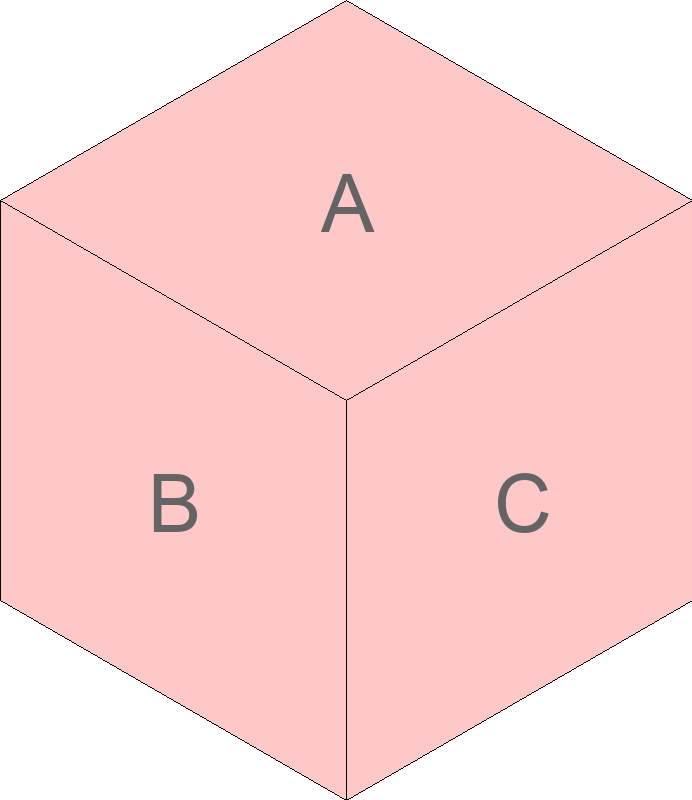
#> input picture sample/1.png, 692 x 800 px
$ python flexagon.py sample/1.png sample/2.png sample/2.png sample/2.png sample/2.png
#> lines starting #> are read from the running program, lines starting #| are printed output that depends on the picture; after the words box and inside, x2 and y2 are one past the last pixel; in counts of white or black regions, pixels touching at a corner belong together
#!/usr/bin/env python
###############################################################################
# Simple PIL-based flexagon generator
#
# For the time being, it creates only 3D trihexaflexagons.
#
# Daniel Prokesch <daniel.prokesch@gmail.com>
###############################################################################
"""USAGE: {} image1 image2 image3 image4 output"""
from __future__ import print_function

import sys
from math import sin, cos, pi, sqrt

from PIL import Image, ImageDraw


def crop_size(img, height_to_width):
    """Crop the image to have the appropriate ratio for a flexagon."""
    width, height = img.size
    # could use fit, with the assumption that the height will be sufficient
    #   return ImageOps.fit(img, (width, int(width * sqrt3_2)))
    # better make a case distinction
    if height > (width * height_to_width):
        new_height = int(width * height_to_width)
        diff_2 = (height - new_height) / 2
        # left, upper, right, lower
        box = (0, diff_2, width, diff_2 + new_height)
    else:
        new_width = int(height / height_to_width)
        diff_2 = (width - new_width) / 2
        # left, upper, right, lower
        box = (diff_2, 0, diff_2 + new_width, height)
    return img.crop(box)


def rot_scale_trans(center, scale_x_ratio, angle, new_center):
    """Return an array for PIL's affine transform.

    It describes a rotation of angle degrees around center, followed by a
    scale, followed by a translation to new_center.

    According to PIL's documentation,
    'For each pixel (x, y) in the output image, the new value is taken from a
    position (a x + b y + c, d x + e y + f) in the input image, rounded to
    nearest pixel.'
    As result, the matrix is not an object transform matrix but an axis
    transform matrix (inverse of the former).
    """
    rho = angle * pi / 180.0
    cosine, sine = cos(rho), sin(rho)
    cx, cy = center
    nx, ny = new_center
    sw = scale_x_ratio
    # This matrix is computed as this: https://goo.gl/fcgF56
    return [cosine / sw, sine, cx - nx * cosine / sw - ny * sine,
            -sine / sw, cosine, cy + nx * sine / sw - ny * cosine]


def xform(mat, pt):
    """Apply the transformation of mat to a point pt.

    The transform in mat is described by a 6-element tuple, as returned by
    rot_trans.
    """
    x, y = pt
    return (x * mat[0] + y * mat[1] + mat[2],
            x * mat[3] + y * mat[4] + mat[5])


def xform_arr(mat, arr):
    """Apply the transformation of mat to a sequence arr of points."""
    return [xform(mat, pt) for pt in arr]


###############################################################################

def main(input_files, output_file):
    # The flexagon is composed of small equilateral triangles.
    height_to_width = 2.0 / sqrt(3)

    images = [crop_size(Image.open(fn), height_to_width) for fn in input_files]
#> in crop_size, `width, height = img.size`: width = 692; height = 800
#> in crop_size, `new_height = int(width * height_to_width)`: new_height = 799
#> in crop_size, `diff_2 = (height - new_height) / 2`: diff_2 = 0.5
#> in crop_size, `box = (0, diff_2, width, diff_2 + new_height)`: box = (0, 0.5, 692, 799.5)
#> in crop_size, returned value is the input picture: PIL image 692x800 RGB; mean R, G, B 252.7, 212, 212
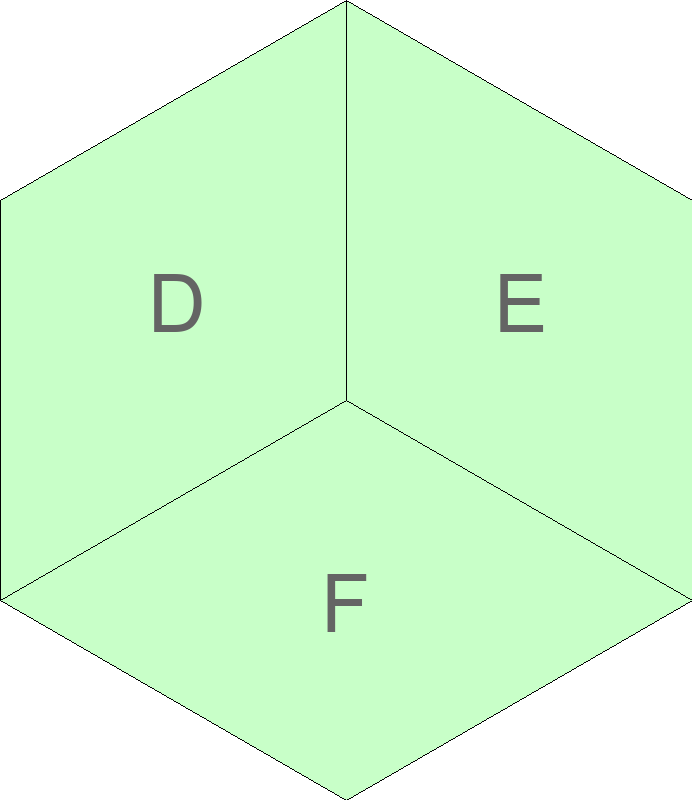
#> input picture sample/2.png, 692 x 800 px
#> in crop_size, returned value is the input picture: PIL image 692x800 RGB; mean R, G, B 212.1, 252.8, 212.1
#> images = 4 items
    common_size = min(img.size for img in images)
#> common_size = (692, 800)
    scale_all = 0.3
    if scale_all != 1:
        common_size = (common_size[0] * scale_all, common_size[1] * scale_all)
#> common_size = (207.6, 240)
    img_center = (common_size[0] / 2, common_size[1] / 2)
#> img_center = (103.8, 120)
    for img in images:
        img.thumbnail(common_size)
#> this loop made 4 passes

    in_triangle_height, in_triangle_width = map(lambda x: x / 2, common_size)
#> in_triangle_height = 103.8; in_triangle_width = 120
    out_triangle_width = in_triangle_width
#> out_triangle_width = 120
    scale_height_ratio = 2 / sqrt(3)
    out_triangle_height = in_triangle_height * scale_height_ratio
#> out_triangle_height = 119.9
    # add additional 1-pixel for line drawing
    flexagon = Image.new("RGB", (int(7 * out_triangle_height), int(2.5 * out_triangle_width) + 1), color=(255, 255, 255))
#> flexagon: PIL image 839x301 RGB; every value is 255

    def paste_and_mask(img, angle_degree, new_center, poly_base):
        """Get a patch from img and paste it to the flexagon."""
        mat = rot_scale_trans(center=img_center, angle=angle_degree, new_center=new_center,
                              scale_x_ratio=scale_height_ratio)
        patch = img.transform(flexagon.size, Image.AFFINE, mat)
        mask = Image.new("1", flexagon.size)
        # The mask polygon is only translated. As rot_trans describes an axis
        # transformation, we specify the translation as center.
        mask_trans = rot_scale_trans(new_center, 1, 0, (0, 0))
        poly_box = xform_arr(mask_trans, poly_base)
        ImageDraw.Draw(mask).polygon(poly_box, fill=1)
        flexagon.paste(patch, (0, 0), mask)
        ImageDraw.Draw(flexagon).polygon(poly_box, outline=(0, 0, 0))

    diamond_mask = [(0, 0), (-out_triangle_width / 2, out_triangle_height), (-out_triangle_width, 0),
                    (-out_triangle_width / 2, -out_triangle_height)]
#> diamond_mask = [(0, 0), (-60, 119.9), (-120, 0), (-60, -119.9)]
    diamond_mask = [(0, -out_triangle_width), (out_triangle_height, -out_triangle_width / 2),
                    (0, 0), (-out_triangle_height, -out_triangle_width / 2)]
#> diamond_mask = [(0, -120), (119.9, -60), (0, 0), (-119.9, -60)]

    def draw_img(img, alpha_offset, offset_width, offset_height):
        paste_and_mask(img, alpha_offset + 120,
                       (offset_height * out_triangle_height, offset_width * out_triangle_width),
                       diamond_mask)
        paste_and_mask(img, alpha_offset, ((offset_height + 2) * out_triangle_height,
                                           offset_width * out_triangle_width), diamond_mask)
        paste_and_mask(img, alpha_offset - 120, ((offset_height + 4) * out_triangle_height,
                                                 offset_width * out_triangle_width), diamond_mask)

    draw_img(images[0], 0, 1.0, 2)
#> in rot_scale_trans, `cx, cy = center`: cx = 103.8; cy = 120
#> in paste_and_mask, `mat = rot_scale_trans(center=img_center, angle=angle_degree, new_cente..`: mat = [-0.433, 0.866, 103.7, -0.75, -0.5, 359.8]
#> in paste_and_mask, `mask = Image.new("1", flexagon.size)`: mask: PIL image 839x301 1; every value is 0
#> in paste_and_mask, `poly_box = xform_arr(mask_trans, poly_base)`: poly_box = [(239.7, 0), (359.6, 60), (239.7, 120), (119.9, 60)]
#> in paste_and_mask, `ImageDraw.Draw(mask).polygon(poly_box, fill=1)`:
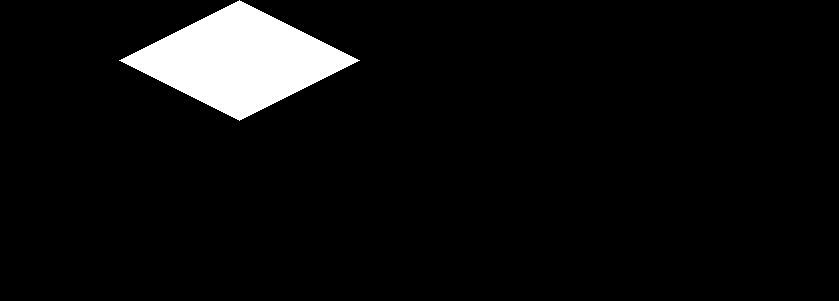
#> mask: PIL image 839x301 1; 5.8% white; 1 white region, box (x1, y1, x2, y2) and area: (119, 0, 360, 121) 14521
#> in paste_and_mask (call 2), `ImageDraw.Draw(mask).polygon(poly_box, fill=1)`: mask: PIL image 839x301 1; 5.8% white; 1 white region, box (x1, y1, x2, y2) and area: (359, 0, 600, 121) 14521
#> in paste_and_mask (call 3), `ImageDraw.Draw(mask).polygon(poly_box, fill=1)`: mask: PIL image 839x301 1; 5.7% white; 1 white region, box (x1, y1, x2, y2) and area: (599, 0, 839, 121) 14520
    draw_img(images[1], 60, 1.5, 1)
#> in paste_and_mask (call 4), `ImageDraw.Draw(mask).polygon(poly_box, fill=1)`: mask: PIL image 839x301 1; 5.7% white; 1 white region, box (x1, y1, x2, y2) and area: (0, 60, 240, 181) 14460
#> in paste_and_mask (call 5), `ImageDraw.Draw(mask).polygon(poly_box, fill=1)`: mask: PIL image 839x301 1; 5.8% white; 1 white region, box (x1, y1, x2, y2) and area: (239, 60, 480, 181) 14521
#> in paste_and_mask (call 6), `ImageDraw.Draw(mask).polygon(poly_box, fill=1)`: mask: PIL image 839x301 1; 5.8% white; 1 white region, box (x1, y1, x2, y2) and area: (479, 60, 720, 181) 14521
    draw_img(images[2], 0, 2.0, 2)
#> in paste_and_mask (call 7), `ImageDraw.Draw(mask).polygon(poly_box, fill=1)`: mask: PIL image 839x301 1; 5.8% white; 1 white region, box (x1, y1, x2, y2) and area: (119, 120, 360, 241) 14521
#> in paste_and_mask (call 8), `ImageDraw.Draw(mask).polygon(poly_box, fill=1)`: mask: PIL image 839x301 1; 5.8% white; 1 white region, box (x1, y1, x2, y2) and area: (359, 120, 600, 241) 14521
#> in paste_and_mask (call 9), `mat = rot_scale_trans(center=img_center, angle=angle_degree, new_cente..`: mat = [-0.433, -0.866, 623, 0.75, -0.5, -299.4]
#> in paste_and_mask (call 9), `patch = img.transform(flexagon.size, Image.AFFINE, mat)`:
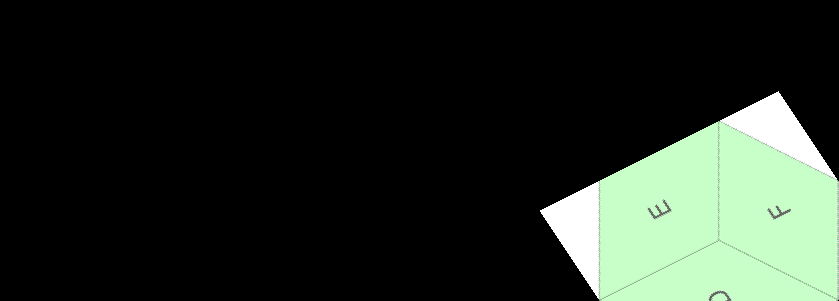
#> patch: PIL image 839x301 RGB; mean R, G, B 35.4, 43.1, 35.4
#> in paste_and_mask (call 9), `poly_box = xform_arr(mask_trans, poly_base)`: poly_box = [(719.1, 120), (839, 180), (719.1, 240), (599.3, 180)]
#> in paste_and_mask (call 9), `ImageDraw.Draw(mask).polygon(poly_box, fill=1)`: mask: PIL image 839x301 1; 5.7% white; 1 white region, box (x1, y1, x2, y2) and area: (599, 120, 839, 241) 14520
    draw_img(images[3], 60, 2.5, 1)
#> in paste_and_mask (call 10), `mat = rot_scale_trans(center=img_center, angle=angle_degree, new_cente..`: mat = [-0.866, 1.22e-16, 207.6, -1.06e-16, -1, 420]
#> in paste_and_mask (call 10), `patch = img.transform(flexagon.size, Image.AFFINE, mat)`:
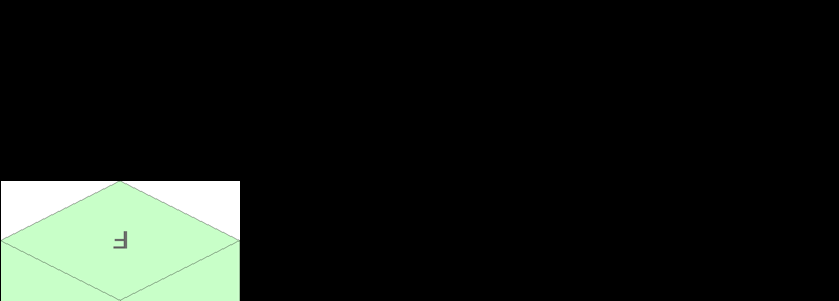
#> patch: PIL image 839x301 RGB; mean R, G, B 24.1, 28.7, 24.1
#> in paste_and_mask (call 10), `poly_box = xform_arr(mask_trans, poly_base)`: poly_box = [(119.9, 180), (239.7, 240), (119.9, 300), (0, 240)]
#> in paste_and_mask (call 10), `ImageDraw.Draw(mask).polygon(poly_box, fill=1)`: mask: PIL image 839x301 1; 5.7% white; 1 white region, box (x1, y1, x2, y2) and area: (0, 180, 240, 301) 14460
#> in paste_and_mask (call 10), `flexagon.paste(patch, (0, 0), mask)`:
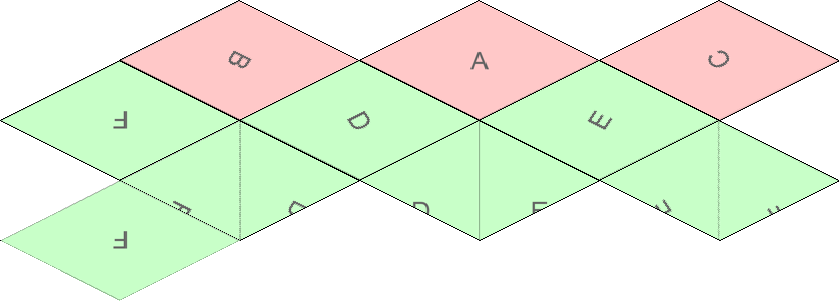
#> flexagon: PIL image 839x301 RGB; mean R, G, B 229.1, 241.3, 220
#> in paste_and_mask (call 11), `mat = rot_scale_trans(center=img_center, angle=angle_degree, new_cente..`: mat = [0.433, 0.866, -311.7, -0.75, 0.5, 239.7]
#> in paste_and_mask (call 11), `patch = img.transform(flexagon.size, Image.AFFINE, mat)`:
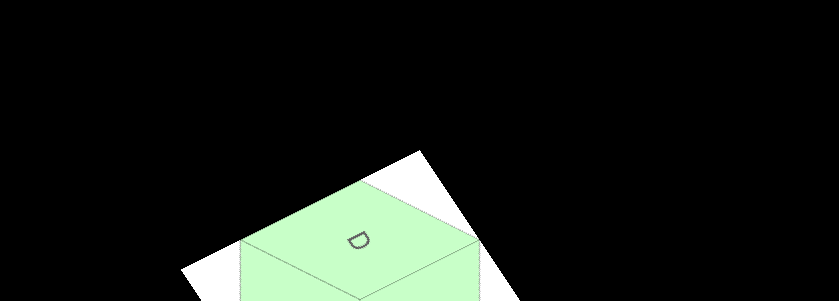
#> patch: PIL image 839x301 RGB; mean R, G, B 24.4, 29, 24.4
#> in paste_and_mask (call 11), `poly_box = xform_arr(mask_trans, poly_base)`: poly_box = [(359.6, 180), (479.4, 240), (359.6, 300), (239.7, 240)]
#> in paste_and_mask (call 11), `ImageDraw.Draw(mask).polygon(poly_box, fill=1)`:
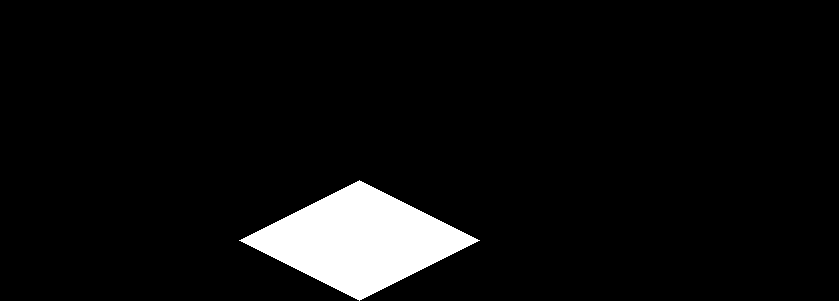
#> mask: PIL image 839x301 1; 5.8% white; 1 white region, box (x1, y1, x2, y2) and area: (239, 180, 480, 301) 14521

    ImageDraw.Draw(flexagon).line([
        (out_triangle_height, out_triangle_width / 2),
        (0, 0),
        (0, out_triangle_width * 2.5),
        (2 * out_triangle_height, out_triangle_width * 2.5),
        (2 * out_triangle_height, out_triangle_width * 2),
        (2 * out_triangle_height, out_triangle_width * 2.5),
        (4 * out_triangle_height, out_triangle_width * 2.5),
        (4 * out_triangle_height, out_triangle_width * 2),
        (4 * out_triangle_height, out_triangle_width * 2.5),
        (6 * out_triangle_height, out_triangle_width * 2.5),
        (6 * out_triangle_height, out_triangle_width * 2),
    ], fill=(0, 0, 0))

    flexagon.save(output_file)


if __name__ == "__main__":
    if len(sys.argv) != 6:
        print(__doc__.format(sys.argv[0]), file=sys.stderr)
        exit(1)
    main(sys.argv[1:5], sys.argv[5])
